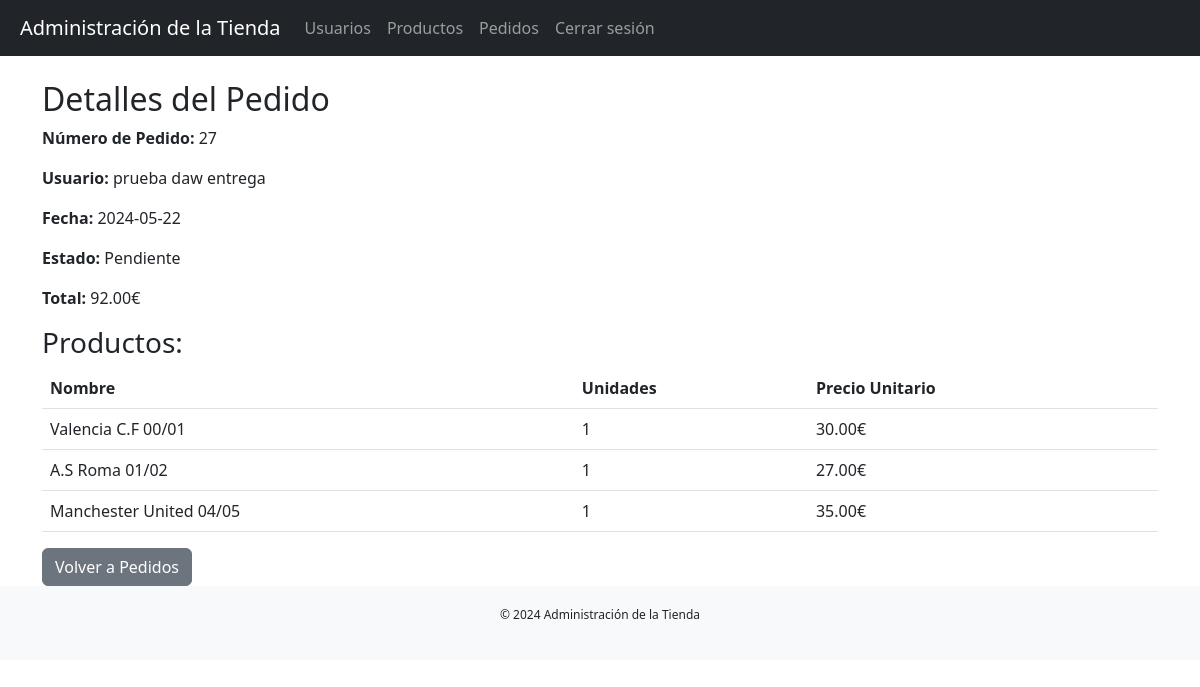
The app's page /proyecto3/admin/detalles_pedido.php?pedido_id=27 (signed in) with its own data.
### tables this page shows
CREATE TABLE `pedidos` (
  `codigo` int(11) NOT NULL AUTO_INCREMENT,
  `persona` int(11) NOT NULL,
  `fecha` date DEFAULT NULL,
  `importe` decimal(8,2) DEFAULT NULL,
  `estado` int(11) DEFAULT NULL,
  `Direccion` varchar(128) NOT NULL,
  PRIMARY KEY (`codigo`),
  KEY `pedidopor` (`persona`),
  KEY `enestado` (`estado`),
  CONSTRAINT `enestado` FOREIGN KEY (`estado`) REFERENCES `estados` (`codigo`),
  CONSTRAINT `pedidopor` FOREIGN KEY (`persona`) REFERENCES `usuarios` (`codigo`)
);

CREATE TABLE `usuarios` (
  `codigo` int(11) NOT NULL AUTO_INCREMENT,
  `activo` int(11) DEFAULT NULL,
  `admin` int(11) DEFAULT NULL,
  `usuario` varchar(32) DEFAULT NULL,
  `clave` varchar(32) DEFAULT NULL,
  `nombre` varchar(64) DEFAULT NULL,
  `apellidos` varchar(128) DEFAULT NULL,
  `domicilio` varchar(128) DEFAULT NULL,
  `poblacion` varchar(64) DEFAULT NULL,
  `provincia` varchar(32) DEFAULT NULL,
  `cp` char(5) DEFAULT NULL,
  `telefono` char(9) DEFAULT NULL,
  `tarjeta` char(16) DEFAULT NULL,
  PRIMARY KEY (`codigo`),
  UNIQUE KEY `usuario` (`usuario`)
);

CREATE TABLE `estados` (
  `codigo` int(11) NOT NULL AUTO_INCREMENT,
  `descripcion` varchar(16) DEFAULT NULL,
  PRIMARY KEY (`codigo`)
);

CREATE TABLE `detalle` (
  `codigo_pedido` int(11) NOT NULL,
  `codigo_producto` int(11) NOT NULL,
  `unidades` int(11) DEFAULT NULL,
  `precio_unitario` decimal(8,2) DEFAULT NULL,
  PRIMARY KEY (`codigo_pedido`,`codigo_producto`),
  KEY `contiene` (`codigo_producto`),
  CONSTRAINT `contiene` FOREIGN KEY (`codigo_producto`) REFERENCES `productos` (`codigo`),
  CONSTRAINT `referentea` FOREIGN KEY (`codigo_pedido`) REFERENCES `pedidos` (`codigo`)
);

CREATE TABLE `productos` (
  `codigo` int(11) NOT NULL AUTO_INCREMENT,
  `descripcion` varchar(255) DEFAULT NULL,
  `precio` decimal(8,2) DEFAULT NULL,
  `existencias` int(11) DEFAULT NULL,
  `imagen` varchar(255) DEFAULT NULL,
  `liga` char(50) DEFAULT NULL,
  PRIMARY KEY (`codigo`)
);

### proyecto3/admin/detalles_pedido.php (the view, shortened to what this page needs)
<?php
$conn = conectar();
if (isset($_GET['pedido_id'])) {
    $pedido_id = $_GET['pedido_id'];
    $sql_pedido = "SELECT pedidos.codigo, usuarios.nombre, usuarios.apellidos, pedidos.fecha, pedidos.importe, estados.descripcion AS estado
                   FROM pedidos
                   JOIN usuarios ON pedidos.persona = usuarios.codigo
                   JOIN estados ON pedidos.estado = estados.codigo
                   WHERE pedidos.codigo = '$pedido_id'";
    $result_pedido = mysqli_query($conn, $sql_pedido);
    if (mysqli_num_rows($result_pedido) > 0) {
        $pedido = mysqli_fetch_assoc($result_pedido);
    } else {
        echo "Pedido no encontrado.";
        exit();
    }
    $sql_productos = "SELECT detalle.codigo_producto, productos.descripcion AS nombre_producto, detalle.unidades, detalle.precio_unitario
                      FROM detalle
                      JOIN productos ON detalle.codigo_producto = productos.codigo
                      WHERE detalle.codigo_pedido = '$pedido_id'";
    $result_productos = mysqli_query($conn, $sql_productos);
} else {
    echo "ID del pedido no proporcionado.";
    exit();
}
?>
<!DOCTYPE html>
<html lang="es">
<head>
    <link rel="stylesheet" href="../estilo/styles.css">
    <link href="https://cdn.jsdelivr.net/npm/bootstrap@5.3.0-alpha1/dist/css/bootstrap.min.css" rel="stylesheet">
</head>
<body>
    <?php include '../includes/header.php'; ?>
    <div class="container mt-4">
        <h2>Detalles del Pedido</h2>
        <div>
            <p><strong>Número de Pedido:</strong> <?php echo $pedido['codigo']; ?></p>
            <p><strong>Usuario:</strong> <?php echo $pedido['nombre'] . ' ' . $pedido['apellidos']; ?></p>
            <p><strong>Fecha:</strong> <?php echo $pedido['fecha']; ?></p>
            <p><strong>Estado:</strong> <?php echo $pedido['estado']; ?></p>
            <p><strong>Total:</strong> <?php echo $pedido['importe']; ?>€</p>
        </div>
        <h3>Productos:</h3>
        <table class="table">
            <thead>
                <tr>
                    <th scope="col">Nombre</th>
                    <th scope="col">Unidades</th>
                    <th scope="col">Precio Unitario</th>
                </tr>
            </thead>
            <tbody>
                <?php while ($producto = mysqli_fetch_assoc($result_productos)) { ?>
                <tr>
                    <td><?php echo $producto['nombre_producto']; ?></td>
                    <td><?php echo $producto['unidades']; ?></td>
                    <td><?php echo $producto['precio_unitario']; ?>€</td>
                </tr>
                <?php } ?>
            </tbody>
        </table>
        <a href="pedidos.php" class="btn btn-secondary">Volver a Pedidos</a>
    </div>
    <?php include '../includes/footer.php'; ?>
</body>
</html>

### proyecto3/estilo/styles.css (style rules this page uses)
body { font-family: Arial, sans-serif; }
.container { margin-top: 40px; }

### records on screen
pedidos: codigo "27", persona.nombre "prueba", persona.apellidos "daw entrega", fecha "2024-05-22", estado.descripcion "Pendiente", importe "92.00"
detalle: codigo_producto.descripcion "Valencia C.F 00/01", unidades "1", precio_unitario "30.00"
detalle: codigo_producto.descripcion "A.S Roma 01/02", unidades "1", precio_unitario "27.00"
detalle: codigo_producto.descripcion "Manchester United 04/05", unidades "1", precio_unitario "35.00"
